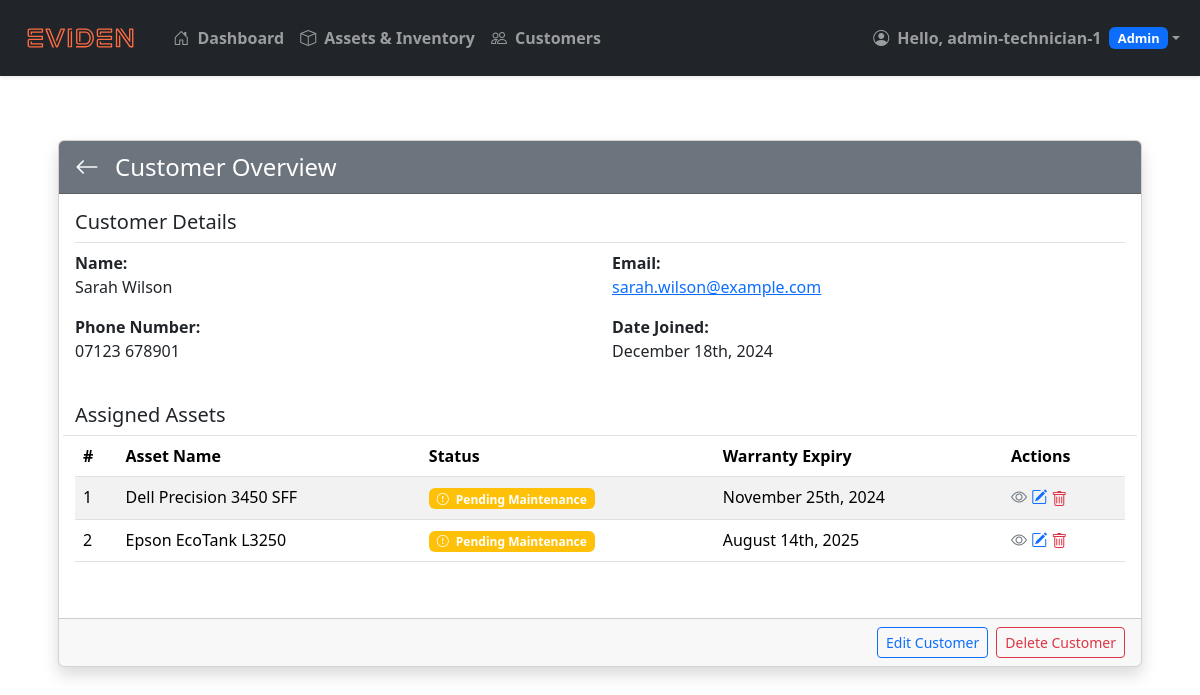
/customers/6/?next=/assets/30/ (signed in), run on the app's committed database.
### inventory/models.py (models this page shows, shortened)
class Customer(models.Model):
    name = models.CharField(
        max_length=200,
        null=True,
        validators=[
            RegexValidator(
                regex=r'^(?=.*[a-zA-Z])(?=.*[a-zA-Z0-9]).+$',
                message="Name must contain at least one letter and cannot consist solely of special characters or numbers."
            )
        ]
    )
    phone_number = models.CharField(
        max_length=20,
        null=True,
        blank=True,  # Allows empty input in forms
        validators=[
            RegexValidator(
                regex=r'^\+?(\(\d{1,4}\)|\d{1,4})?[\s\-]?\d{1,4}[\s\-]?\d{1,4}[\s\-]?\d{1,4}$',
                message="Phone number must start with an optional '+' followed by digits, with optional spaces, parentheses, or hyphens."
            )
        ]
    )
    email = models.CharField(
        max_length=200,
        unique=True,  # Ensures email uniqueness
        null=True,
        validators=[
            EmailValidator(message="Enter a valid email address.")
        ]
    )
    date_joined = models.DateTimeField(auto_now_add=True)

class Asset(models.Model):
    class StatusChoices(models.TextChoices):
        ACTIVE = 'Active', 'Active'
        PENDING_MAINTENANCE = 'Pending Maintenance', 'Pending Maintenance'
        DECOMMISSIONED = 'Decommissioned', 'Decommissioned'
    name = models.CharField(
        max_length=200,
        null=True,
        validators=[
            RegexValidator(
                regex=r'^(?=.*[a-zA-Z])(?=.*[a-zA-Z0-9]).+$',
                message="Asset name must contain at least one letter and cannot consist solely of special characters or numbers."
            )
        ]
    )
    assigned_to = models.ForeignKey(Customer, on_delete=models.SET_NULL, null=True, blank=True, related_name="assignment")
    warranty_expiry = models.DateField(null=True, blank=True)
    status = models.CharField(
        max_length=20,
        choices=StatusChoices.choices,
        default=StatusChoices.ACTIVE,
        null=False
    )
    description = models.CharField(
        max_length=450,
        null=True,
        blank=True,
        validators=[
            MinLengthValidator(10, message="Description must be at least 10 characters, or left empty.")
        ]
    )
    date_assigned = models.DateTimeField(auto_now_add=True)
    last_updated = models.DateTimeField(auto_now=True)  # Automatically updated when the asset is saved

### inventory/views/customer_views.py (the view)
# urls.py: path('customers/<int:customer_id>/', customer_views.view_customer, name='view-customer'),
@login_required(login_url='login')
def view_customer(request, customer_id):
    customer = get_object_or_404(Customer, id=customer_id)
    assigned_assets = Asset.objects.filter(assigned_to=customer)
    form = CustomerForm(instance=customer)
    return render(request, 'inventory/customer/view-customer.html', {
        'customer': customer,
        'form': form,
        'assigned_assets': assigned_assets,  # Pass the assigned assets to the template
    })

### inventory/templates/inventory/customer/view-customer.html (shortened to what this page needs)
{% extends "inventory/base.html" %}
{% block content %}
<div class="container mt-5">
    <div class="card shadow">
        <div class="card-header bg-secondary text-white d-flex align-items-center">
            <a class="text-white me-3"href="{% if request.GET.next %}{{ request.GET.next }}{% else %}{% url 'view-customers' %}{% endif %}" style="font-size: 1.5rem; font-weight: bold;">
                <i class="bi bi-arrow-left"></i>
            </a>
            <h4 class="mb-0">Customer Overview</h4>
        </div>
        <div class="card-body">
            <div class="row mb-4">
                <div class="col-12">
                    <h5 class="border-bottom pb-2">Customer Details</h5>
                </div>
                <div class="col-md-6">
                    <strong>Name:</strong>
                    <p>{{ customer.name }}</p>
                </div>
                <div class="col-md-6">
                    <strong>Email:</strong>
                    <p>
                        <a href="mailto:{{ customer.email }}">{{ customer.email }}</a>
                    </p>
                </div>
                <div class="col-md-6">
                    <strong>Phone Number:</strong>
                    <p>{{ customer.phone_number|default:"No phone number provided" }}</p>
                </div>
                <div class="col-md-6">
                    <strong>Date Joined:</strong>
                    <p>{{ customer.date_joined|date:"F jS, Y" }}</p>
                </div>
            </div>
            <div class="row mb-4">
                <div class="col-12 d-flex justify-content-between align-items-center border-bottom">
                    <h5 class="pb-2 mb-0">Assigned Assets</h5>
                </div>
                {% if customer.assignment.exists %}
                <div class="col-12 table-responsive">
                    <table class="table table-striped">
                        <thead>
                            <tr>
                                <th>#</th>
                                <th>Asset Name</th>
                                <th>Status</th>
                                <th>Warranty Expiry</th>
                                <th>Actions</th>
                            </tr>
                        </thead>
                        <tbody>
                            {% for asset in customer.assignment.all %}
                            <tr>
                                <td>{{ forloop.counter }}</td>
                                <td>{{ asset.name }}</td>
                                <td>
                                    <span class="badge {% if asset.status == 'Active' %}bg-success{% elif asset.status == 'Pending Maintenance' %}bg-warning{% else %}bg-danger{% endif %}">
                                        <i class="pe-1 bi {% if asset.status == 'Active' %}bi-check-circle{% elif asset.status == 'Pending Maintenance' %}bi-exclamation-circle{% else %}bi-x-circle{% endif %}"></i>
                                        {{ asset.status }}
                                    </span>
                                </td>
                                <td>
                                    {% if asset.warranty_expiry %}
                                    {{ asset.warranty_expiry|date:"F jS, Y" }}
                                    {% else %}
                                    <span class="text-muted">No warranty information</span>
                                    {% endif %}
                                </td>
                                <td>
                                    <a href="{% url 'view-asset' asset.id %}?next={{ request.path }}"><i class="bi bi-eye text-secondary" style="cursor: pointer;"></i></a>
                                    {% if user.is_staff %}
                                    <a href="{% url 'update-asset' asset.id %}?next={{ request.path }}"><i class="bi bi-pencil-square text-primary" style="cursor: pointer;"></i></a>
                                    <form method="POST" action="{% url 'delete-asset' asset.id %}?next={{ request.path }}" onsubmit="showConfirmation(event)" style="display: inline;">
                                        <button type="submit" class="btn btn-link p-0 m-0 text-danger border-0">
                                            <i class="bi bi-trash"></i>
                                        </button>
                                    </form>
                                    {% endif %}
                                </td>
                            </tr>
                            {% endfor %}
                        </tbody>
                    </table>
                </div>
                {% else %}
                <div class="col-12">
                    <p class="ps-1 text-muted">No assets assigned to this customer.</p>
                </div>
                {% endif %}
            </div>
        </div>
        {% if user.is_staff %}
        <div class="card-footer d-flex justify-content-end gap-2">
            <a href="{% url 'update-customer' customer.id %}" class="btn btn-outline-primary btn-sm">Edit Customer</a>
            <form method="POST" action="{% url 'delete-customer' customer.id %}" onsubmit="showConfirmation(event)">
                <button type="submit" class="btn btn-outline-danger btn-sm">Delete Customer</button>
            </form>
        </div>
        {% endif %}
    </div>
</div>
{% endblock %}

### inventory/templates/inventory/navbar.html (shortened to what this page needs)
{% load static %}
<nav class="navbar navbar-expand-md navbar-dark bg-dark shadow-sm">
  <div class="container-fluid">
    <a class="navbar-brand" href="{% url '' %}">
      <img class="navbar-logo" src="{% static 'images/Logotype_Eviden_RGB_Orange.svg' %}" alt="Logo">
    </a>
    <div class="collapse navbar-collapse" id="navbarNav">
      {% if user.is_authenticated %}
      <ul class="navbar-nav me-auto">
        <li class="nav-item">
          <a class="nav-link {% if request.path == '/' %}active{% endif %}" href="{% url '' %}">
            <i class="bi bi-house-door me-1"></i> Dashboard
          </a>
        </li>
        <li class="nav-item">
          <a class="nav-link {% if request.path == '/assets/' %}active{% endif %}" href="{% url 'view-assets' %}">
            <i class="bi bi-box me-1"></i> Assets & Inventory
          </a>
        </li>
        <li class="nav-item">
          <a class="nav-link {% if request.path == '/customers/' %}active{% endif %}" href="{% url 'view-customers' %}">
            <i class="bi bi-people me-1"></i> Customers
          </a>
        </li>
      </ul>
      <ul class="navbar-nav ms-auto">
        <li class="nav-item dropdown">
          <a class="nav-link dropdown-toggle d-flex align-items-center" href="#" id="navbarDropdown" role="button" data-bs-toggle="dropdown" aria-expanded="false">
            <i class="bi bi-person-circle me-2"></i>
            Hello, {{ user.first_name|default:user.username }}
            {% if user.is_staff %}
              <span class="badge bg-primary ms-2" style="font-size: 0.8em;">Admin</span>
            {% endif %}
          </a>
        </li>
      </ul>
      {% endif %}
    </div>
  </div>
</nav>

### static/css/styles.css (style rules this page uses)
:root { --brand-color: #FF6D43; }
.nav-link { color: inherit; transition: color 0.5s ease-in-out; font-weight: bold !important; }
.navbar-logo { height: 50px; width: auto; max-height: 75px; }

### data on the page
Customer: name "Sarah Wilson", email "sarah.wilson@example.com", phone_number "07123 678901", date_joined "December 18th, 2024"
Asset: name "Dell Precision 3450 SFF", status "Pending Maintenance", warranty_expiry "November 25th, 2024"
Asset: name "Epson EcoTank L3250", status "Pending Maintenance", warranty_expiry "August 14th, 2025"

### other printed values
{{ user.first_name|default:user.username }} "admin-technician-1"
